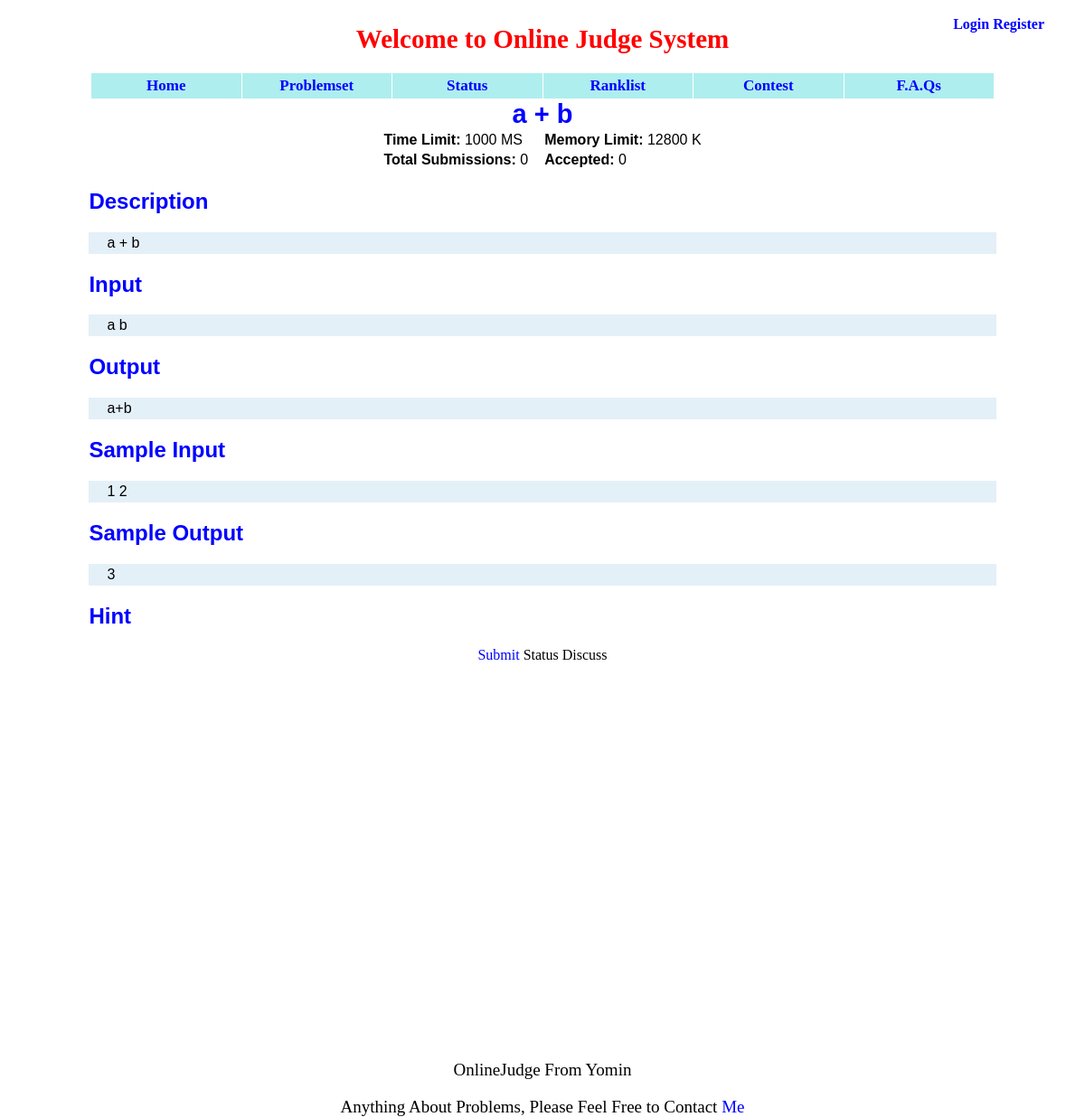
The page /showproblem/pid=1/ on the database as committed earlier.
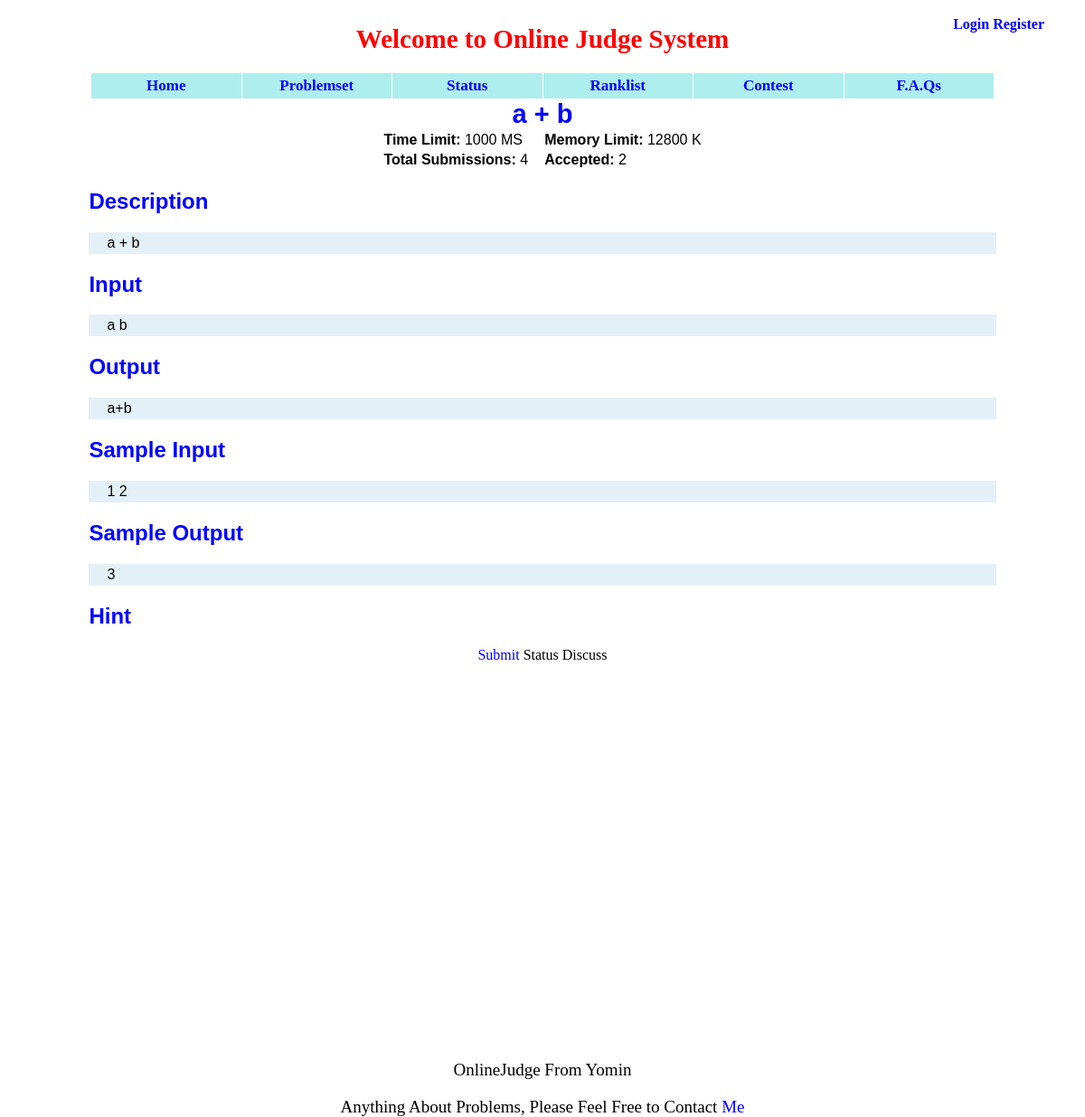
The same page on the database as committed later.
### appfile/models.py (models this page shows, shortened)
class Problem(db.Model):
    pid = db.Column(db.Integer, primary_key=True)
    title = db.Column(db.String(299))
    description = db.Column(db.Text)
    pinput = db.Column(db.Text)
    poutput = db.Column(db.Text)
    sinput = db.Column(db.Text)
    soutput = db.Column(db.Text)
    hint = db.Column(db.Text)
    time_limit = db.Column(db.Integer)
    memory_limit = db.Column(db.Integer)
    ac_count = db.Column(db.Integer, default = 0)
    submit_count = db.Column(db.Integer, default = 0)
    visable = db.Column(db.Boolean, default = True)

### appfile/views.py (the view)
@app.route('/showproblem/pid=<int:pid>/')
def show_problem(pid):
    problem = Problem.query.get(pid)
    return render_template('showproblem.html', problem=problem)

### appfile/views.py (called while the page is built)
@app.before_request
def before_request():
    g.user = current_user
    if g.user.is_authenticated():
        g.url = url_for('userinfo',userID = g.user.userID)

### appfile/templates/showproblem.html (shortened to what this page needs)
{% extends "base.html" %}
{% block content %}
<div id="problem">
     <center><span style="font-size:29px; font-weight:bold; color:blue"> {{ problem.title }} </span></center>
     <table>
         <tr>
             <td><b>Time Limit:</b> {{ problem.time_limit }} MS </td>
             <td width="10px"></td>
             <td><b>Memory Limit:</b> {{ problem.memory_limit}} K </td>
         </tr>
         <tr>
             <td><b> Total Submissions: </b> {{ problem.submit_count }} </td>
             <td width="10px"></td>
             <td><b> Accepted: </b> {{ problem.ac_count }} </td>
         </tr>
     </table>
    <h2> Description </h2>
    <div>
        {% autoescape false %}
        {{ problem.description }}
        {% endautoescape %}
    </div>
    <h2> Input </h2>
    <div>
        {% autoescape false %}
        {{ problem.pinput }}
        {% endautoescape %}
    </div>
    <h2> Output </h2>
    <div>
        {% autoescape false %}
        {{ problem.poutput }}
        {% endautoescape %}
    </div>
    <h2> Sample Input </h2>
    <div>
        {% autoescape false %}
        {{ problem.sinput }}
        {% endautoescape %}
    </div>
    <h2> Sample Output </h2>
    <div>
        {% autoescape false %}
        {{ problem.soutput }}
        {% endautoescape %}
    </div>
    <h2> Hint </h2>
</div>
<center>
    <a href={{ url_for('submit_problem', pid = problem.pid) }}> Submit </a>
    Status
    Discuss
</center>
{% endblock %}

Rows that differ between the two databases and show on the page:
changed Problem: submit_count "0" → "4"; ac_count "0" → "2"
